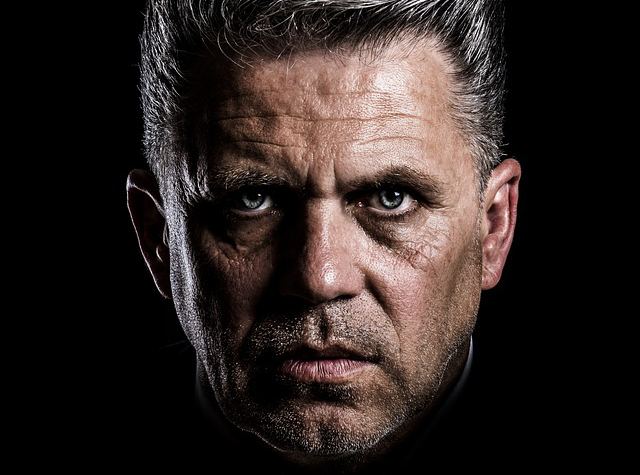
#> input picture sources/9장/images/man_face.jpg, 640 x 475 px
$ python ex9-5.py
#> lines starting #> are read from the running program, lines starting #| are printed output that depends on the picture
import cv2

win_name = 'Alpha blending'     # 창 이름
trackbar_name = 'fade'          # 트렉바 이름

def onChange(x):
    alpha = x/100
    dst = cv2.addWeighted(img1, 1-alpha, img2, alpha, 0)
    cv2.imshow(win_name, dst)

# 합성 영상 읽기
img1 = cv2.imread('images/man_face.jpg')
#> img1 is the input picture: shape (475, 640, 3); mean B, G, R 34.1, 36.9, 46.1
img2 = cv2.imread('images/skull.jpg')
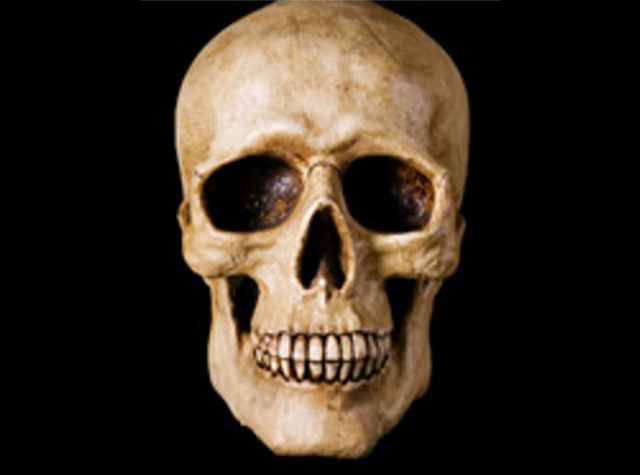
#> input picture sources/9장/images/skull.jpg, 640 x 475 px
#> img2 is the input picture: shape (475, 640, 3); mean B, G, R 32.6, 43.6, 54

# 이미지 표시 및 트렉바 붙이기
cv2.imshow(win_name, img1)
cv2.createTrackbar(trackbar_name, win_name, 0, 100, onChange)
#> slider 'fade' is set to 33

cv2.waitKey()
#> in onChange, `dst = cv2.addWeighted(img1, 1-alpha, img2, alpha, 0)`:
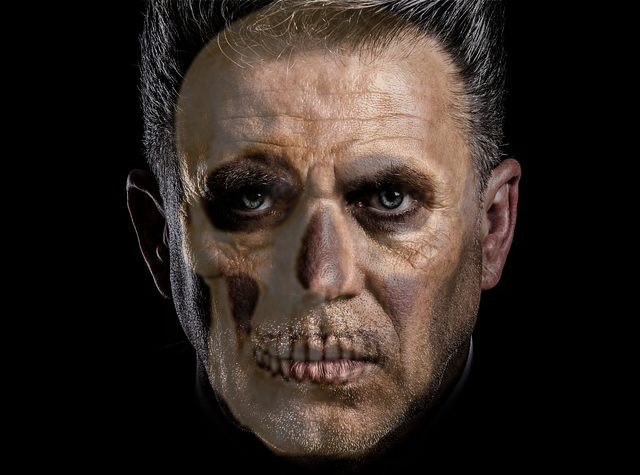
#> dst: shape (475, 640, 3); mean B, G, R 33.7, 39.1, 48.7
cv2.destroyAllWindows()
